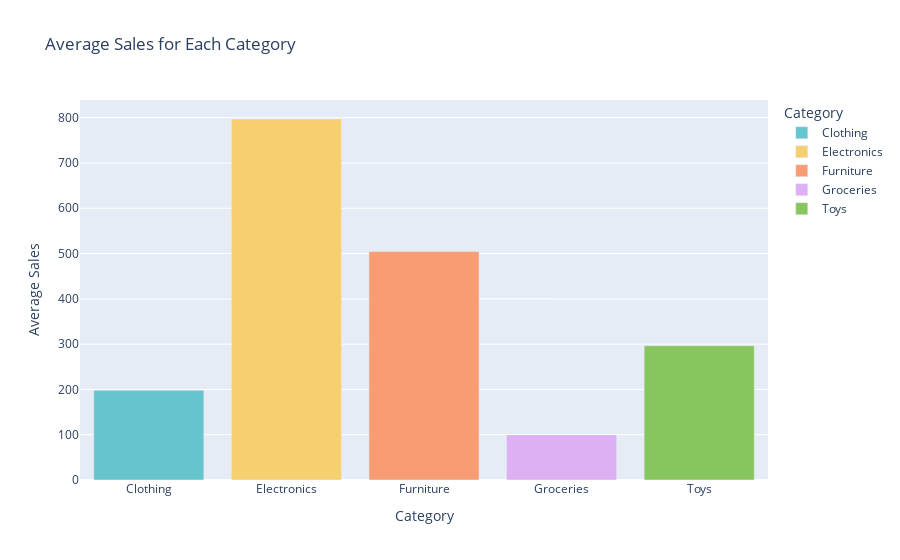

Write notebook code for a chart like this one.
### Markdown cell above
### Plotly

Plotly is a powerful and versatile open-source data visualization library that enables the creation of interactive and publication-quality charts in Python, R, and JavaScript. It offers a wide range of chart types, including line plots, scatter plots, bar charts, 3D plots, and maps, among others. Plotly’s interactivity features, such as zooming, panning, and tooltips, enhance user engagement and data exploration. It is widely used in data science and analytics for its ease of use and ability to produce highly customizable and interactive visualizations suitable for both web-based applications and static reports.

### Code cell
import plotly.express as px

# Calculating average sales for each category
avg_sales_per_category = data.groupby('Category')['Sales'].mean().reset_index()

# Creating the bar plot using Plotly
fig = px.bar(avg_sales_per_category, x='Category', y='Sales',
             title='Average Sales for Each Category',
             labels={'Sales': 'Average Sales', 'Category': 'Category'},
             color='Category', 
             color_discrete_sequence=px.colors.qualitative.Pastel)

# Display the plot
fig.show()

### Figure 1 — Plotly figure (JSON) as saved in the notebook; plotly's stock layout.template omitted (floating-point values rounded to 4 significant figures)
{"data": [{"alignmentgroup": "True", "hovertemplate": "Category=%{x}<br>Average Sales=%{y}<extra></extra>", "legendgroup": "Clothing", "marker": {"color": "rgb(102, 197, 204)", "pattern": {"shape": ""}}, "name": "Clothing", "offsetgroup": "Clothing", "orientation": "v", "showlegend": true, "textposition": "auto", "type": "bar", "x": ["Clothing"], "xaxis": "x", "y": [198.1], "yaxis": "y"}, {"alignmentgroup": "True", "hovertemplate": "Category=%{x}<br>Average Sales=%{y}<extra></extra>", "legendgroup": "Electronics", "marker": {"color": "rgb(246, 207, 113)", "pattern": {"shape": ""}}, "name": "Electronics", "offsetgroup": "Electronics", "orientation": "v", "showlegend": true, "textposition": "auto", "type": "bar", "x": ["Electronics"], "xaxis": "x", "y": [797.2], "yaxis": "y"}, {"alignmentgroup": "True", "hovertemplate": "Category=%{x}<br>Average Sales=%{y}<extra></extra>", "legendgroup": "Furniture", "marker": {"color": "rgb(248, 156, 116)", "pattern": {"shape": ""}}, "name": "Furniture", "offsetgroup": "Furniture", "orientation": "v", "showlegend": true, "textposition": "auto", "type": "bar", "x": ["Furniture"], "xaxis": "x", "y": [504.4], "yaxis": "y"}, {"alignmentgroup": "True", "hovertemplate": "Category=%{x}<br>Average Sales=%{y}<extra></extra>", "legendgroup": "Groceries", "marker": {"color": "rgb(220, 176, 242)", "pattern": {"shape": ""}}, "name": "Groceries", "offsetgroup": "Groceries", "orientation": "v", "showlegend": true, "textposition": "auto", "type": "bar", "x": ["Groceries"], "xaxis": "x", "y": [99.62], "yaxis": "y"}, {"alignmentgroup": "True", "hovertemplate": "Category=%{x}<br>Average Sales=%{y}<extra></extra>", "legendgroup": "Toys", "marker": {"color": "rgb(135, 197, 95)", "pattern": {"shape": ""}}, "name": "Toys", "offsetgroup": "Toys", "orientation": "v", "showlegend": true, "textposition": "auto", "type": "bar", "x": ["Toys"], "xaxis": "x", "y": [296.4], "yaxis": "y"}], "layout": {"barmode": "relative", "legend": {"title": {"text": "Category"}, "tracegroupgap": 0}, "title": {"text": "Average Sales for Each Category"}, "xaxis": {"anchor": "y", "categoryarray": ["Clothing", "Electronics", "Furniture", "Groceries", "Toys"], "categoryorder": "array", "domain": [0, 1], "title": {"text": "Category"}}, "yaxis": {"anchor": "x", "domain": [0, 1], "title": {"text": "Average Sales"}}}}
